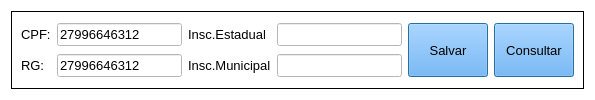
               <widget class="QFrame" name="frame_6">
                <property name="styleSheet">
                 <string notr="true">background-color: rgb(255, 255, 255);</string>
                </property>
                <property name="frameShape">
                 <enum>QFrame::NoFrame</enum>
                </property>
                <property name="frameShadow">
                 <enum>QFrame::Plain</enum>
                </property>
                <layout class="QGridLayout" name="gridLayout_32">
                 <item row="0" column="0">
                  <widget class="QFrame" name="frame_38">
                   <property name="frameShape">
                    <enum>QFrame::Box</enum>
                   </property>
                   <property name="frameShadow">
                    <enum>QFrame::Plain</enum>
                   </property>
                   <layout class="QGridLayout" name="gridLayout_33">
                    <item row="0" column="0">
                     <widget class="QLabel" name="label_84">
                      <property name="font">
                       <font>
                        <family>Arial</family>
                        <pointsize>10</pointsize>
                       </font>
                      </property>
                      <property name="text">
                       <string>CPF:</string>
                      </property>
                     </widget>
                    </item>
                    <item row="0" column="5" rowspan="2">
                     <widget class="QPushButton" name="consultarCliente">
                      <property name="maximumSize">
                       <size>
                        <width>111</width>
                        <height>111</height>
                       </size>
                      </property>
                      <property name="font">
                       <font>
                        <pointsize>10</pointsize>
                        <weight>50</weight>
                        <bold>false</bold>
                       </font>
                      </property>
                      <property name="cursor">
                       <cursorShape>PointingHandCursor</cursorShape>
                      </property>
                      <property name="focusPolicy">
                       <enum>Qt::WheelFocus</enum>
                      </property>
                      <property name="toolTip">
                       <string>Consultar Clientes</string>
                      </property>
                      <property name="styleSheet">
                       <string notr="true">background-color: rgb(85, 170, 255);</string>
                      </property>
                      <property name="text">
                       <string>Consultar</string>
                      </property>
                      <property name="icon">
                       <iconset>
                        <normaloff>../Imagens/cad_pessoas.ico</normaloff>../Imagens/cad_pessoas.ico</iconset>
                      </property>
                      <property name="iconSize">
                       <size>
                        <width>81</width>
                        <height>31</height>
                       </size>
                      </property>
                      <property name="autoDefault">
                       <bool>true</bool>
                      </property>
                      <property name="default">
                       <bool>true</bool>
                      </property>
                      <property name="flat">
                       <bool>false</bool>
                      </property>
                     </widget>
                    </item>
                    <item row="0" column="2">
                     <widget class="QLabel" name="label_85">
                      <property name="font">
                       <font>
                        <family>Arial</family>
                        <pointsize>10</pointsize>
                       </font>
                      </property>
                      <property name="text">
                       <string>Insc.Estadual</string>
                      </property>
                     </widget>
                    </item>
                    <item row="1" column="0">
                     <widget class="QLabel" name="label_86">
                      <property name="font">
                       <font>
                        <family>Arial</family>
                        <pointsize>10</pointsize>
                       </font>
                      </property>
                      <property name="text">
                       <string>RG:</string>
                      </property>
                     </widget>
                    </item>
                    <item row="0" column="1">
                     <widget class="QLineEdit" name="cpfCliente">
                      <property name="font">
                       <font>
                        <family>Arial</family>
                        <pointsize>10</pointsize>
                       </font>
                      </property>
                      <property name="styleSheet">
                       <string notr="true">background-color: rgb(255, 255, 255);
</string>
                      </property>
                      <property name="text">
                       <string>27996646312</string>
                      </property>
                     </widget>
                    </item>
                    <item row="1" column="3">
                     <widget class="QLineEdit" name="incriMunoci">
                      <property name="enabled">
                       <bool>false</bool>
                      </property>
                      <property name="font">
                       <font>
                        <family>Arial</family>
                        <pointsize>10</pointsize>
                       </font>
                      </property>
                      <property name="styleSheet">
                       <string notr="true">background-color: rgb(255, 255, 255);</string>
                      </property>
                     </widget>
                    </item>
                    <item row="0" column="4" rowspan="2">
                     <widget class="QPushButton" name="salvarCliente">
                      <property name="maximumSize">
                       <size>
                        <width>111</width>
                        <height>111</height>
                       </size>
                      </property>
                      <property name="font">
                       <font>
                        <pointsize>10</pointsize>
                        <weight>50</weight>
                        <bold>false</bold>
                       </font>
                      </property>
                      <property name="cursor">
                       <cursorShape>PointingHandCursor</cursorShape>
                      </property>
                      <property name="focusPolicy">
                       <enum>Qt::WheelFocus</enum>
                      </property>
                      <property name="toolTip">
                       <string>Salvar novo Cliente</string>
                      </property>
                      <property name="styleSheet">
                       <string notr="true">background-color: rgb(85, 170, 255);</string>
                      </property>
                      <property name="text">
                       <string>Salvar</string>
                      </property>
                      <property name="icon">
                       <iconset>
                        <normaloff>../Imagens/Savar.png</normaloff>../Imagens/Savar.png</iconset>
                      </property>
                      <property name="iconSize">
                       <size>
                        <width>81</width>
                        <height>31</height>
                       </size>
                      </property>
                      <property name="autoDefault">
                       <bool>true</bool>
                      </property>
                      <property name="default">
                       <bool>true</bool>
                      </property>
                      <property name="flat">
                       <bool>false</bool>
                      </property>
                     </widget>
                    </item>
                    <item row="1" column="1">
                     <widget class="QLineEdit" name="rgCliente">
                      <property name="font">
                       <font>
                        <family>Arial</family>
                        <pointsize>10</pointsize>
                       </font>
                      </property>
                      <property name="styleSheet">
                       <string notr="true">background-color: rgb(255, 255, 255);</string>
                      </property>
                      <property name="text">
                       <string>27996646312</string>
                      </property>
                     </widget>
                    </item>
                    <item row="0" column="3">
                     <widget class="QLineEdit" name="inscrCliente">
                      <property name="enabled">
                       <bool>false</bool>
                      </property>
                      <property name="font">
                       <font>
                        <family>Arial</family>
                        <pointsize>10</pointsize>
                       </font>
                      </property>
                      <property name="styleSheet">
                       <string notr="true">background-color: rgb(255, 255, 255);</string>
                      </property>
                     </widget>
                    </item>
                    <item row="1" column="2">
                     <widget class="QLabel" name="label_87">
                      <property name="font">
                       <font>
                        <family>Arial</family>
                        <pointsize>10</pointsize>
                       </font>
                      </property>
                      <property name="text">
                       <string>Insc.Municipal</string>
                      </property>
                     </widget>
                    </item>
                   </layout>
                  </widget>
                 </item>
                </layout>
               </widget>
